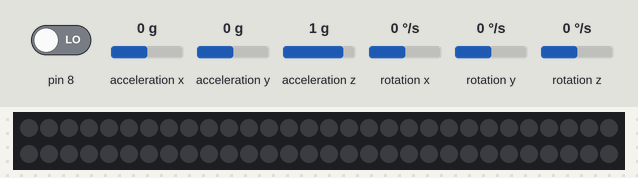
The sketch below on a simulated Arduino Uno, built with avr-gcc and run on an emulated ATmega328P. Parts: 60 RGB LEDs in strip order, left to right, continuing on the next row. The inputs (shaded band) are chosen by the test bench; at power-on: pin 8 LOW, acceleration x 0 g, acceleration y 0 g, acceleration z 1 g, rotation x 0 °/s, rotation y 0 °/s, rotation z 0 °/s. The strip is taken to match the declared colour order; random numbers use the default seed unless the sketch sets one; the audio player accepts every command and is not drawn; what the sketch prints to the serial monitor is not drawn.

Above: at 4.8 s.
4.9 s: pin 8 driven HIGH
At 5.91 s:
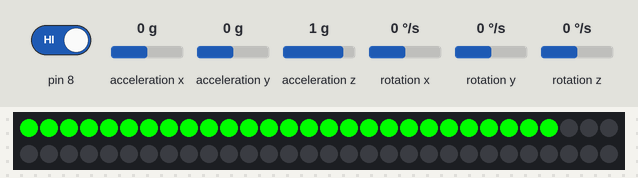
At 6.7 s:
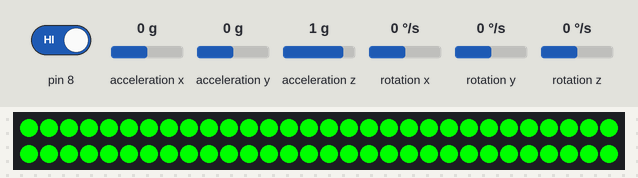
7.9 s: pin 8 driven LOW
Timing chart, 0 to 10.9 s (numbered marks = the images above; inputs shaded):
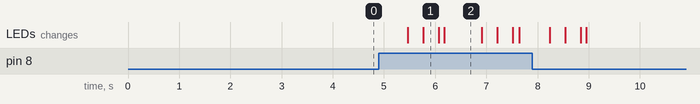

Measured:
- after the input at 4.9 s, the LEDs: first change after 0.57 s (image 1 shows a later state)

The sketch:

Lighsaber.ino
```cpp
#include <DFRobotDFPlayerMini.h>
#include <SoftwareSerial.h>
#include <Wire.h>
#include <MPU6050_tockn.h>
#include <Adafruit_NeoPixel.h>
#include <Arduino.h>
#include <I2Cdev.h>

#define NUMPIXELS 60

#define PIN 2

MPU6050 mpu6050(Wire);

Adafruit_NeoPixel pixels(NUMPIXELS, PIN, NEO_RGB + NEO_KHZ800);

int RX = 3;
int TX = 4;

SoftwareSerial softserial(RX, TX);

DFRobotDFPlayerMini DFP;

boolean on = false;
boolean playing = false;

int ledcolor = 1;

void setup(){

  pixels.begin();

  pixels.clear();

  Wire.begin();
  mpu6050.begin();
  delay(100);

  mpu6050.calcGyroOffsets(true);

  pinMode(8, INPUT);

  Serial.begin(9600);
  softserial.begin(9600);

  if(DFP.begin(softserial)){
    Serial.println("Player Online");
    DFP.play(9);
  }else{
    Serial.println("Unable to begin");
  }

  DFP.volume(30);


}

void loop(){


  mpu6050.update();

  int16_t accX = mpu6050.getAccX();
  int16_t accY = mpu6050.getAccY();
  int16_t accZ = mpu6050.getAccZ();

  float gyroY = mpu6050.getGyroY();

  float magnitude = sqrt(pow(accX, 2) + pow(accY, 2) + pow(accZ, 2));

  float pitch = atan2(-accY, accZ) * 180 / M_PI;

  Serial.println(gyroY);

  if(pitch == 90 && !on){
    if(abs(gyroY) > 400){

      ledcolor++;

      if(ledcolor == 4){
        ledcolor = 1;
      }

      if(ledcolor == 1){
        DFP.play(9);
      }else if(ledcolor == 2){
        DFP.play(10);
      }else if(ledcolor == 3){
        DFP.play(11);
      }

      delay(1000);
    }

  }

 if (!on && digitalRead(8) == HIGH){

  DFP.play(3);
  on = true;
  playing = false;
  DFP.enableLoop();
  delay(500);

  switch(ledcolor){
    case 1:
      ledson(0, 255, 0);
      break;

    case 2:
      ledson(255, 0, 0);
      break;

    case 3:
      ledson(0, 0, 255);
      break;
  }


 }


 /*****************************************************************/


 if(on){

  if (on && !playing){

    DFP.loop(1);
    playing = true;
    delay(100);

  }

  if(magnitude >= 1.5 && playing){

    DFP.play(random(4, 8));
    playing = false;
    delay(700);

  }

 }

 /**********************************************************************/

 if (on && digitalRead(8) == HIGH){

  DFP.play(2);
  playing = false;
  on = false;
  delay(500);
  DFP.disableLoop();
  ledsoff();

 }


}

void ledson(int green, int red, int blue){

  for(int i=0; i < NUMPIXELS; i++){
    pixels.setPixelColor(i, pixels.Color(green, red, blue));
    pixels.setPixelColor(i+1, pixels.Color(green, red, blue));
    pixels.setPixelColor(i+2, pixels.Color(green, red, blue));
    pixels.show();
    delay(10);
  }


}

void ledsoff(){

  for(int i=60; i >= 0; i--){
    pixels.setPixelColor(i, pixels.Color(0, 0, 0));
    pixels.setPixelColor(i-1, pixels.Color(0, 0, 0));
    pixels.setPixelColor(i-2, pixels.Color(0, 0, 0));
    pixels.show();
    delay(10);
  }

}
```
